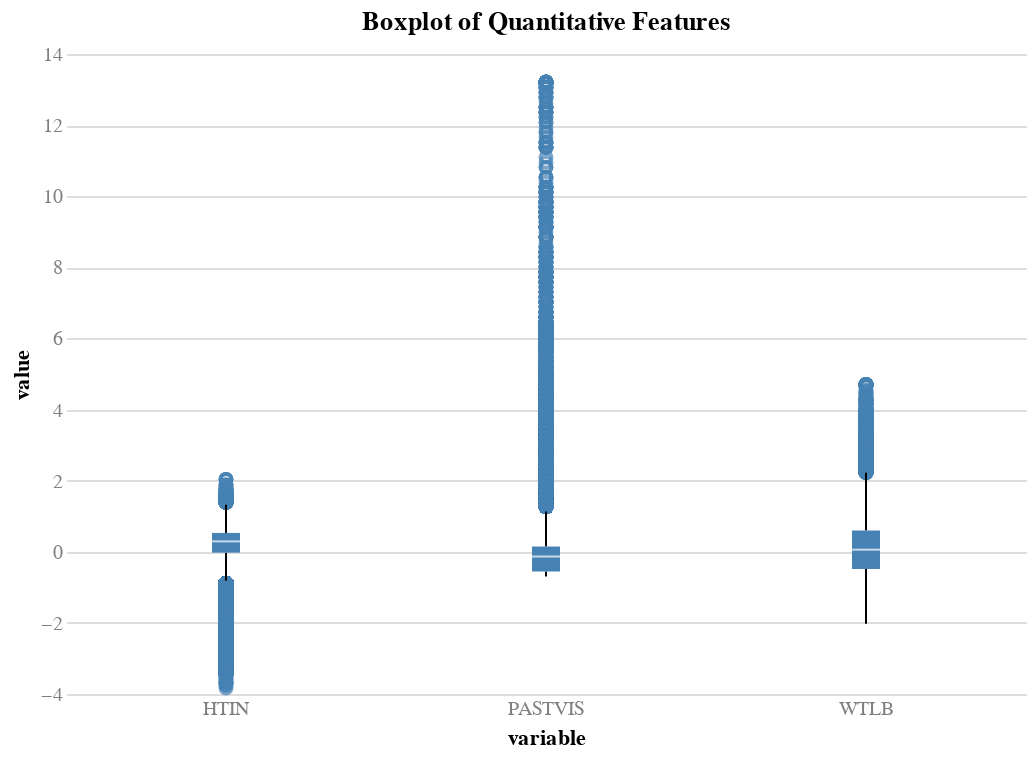

Source (notebook cell):
### Markdown cell above
##### 5.1.1.3 - Logistic Regression - Imputing the missing values - Maximum Likelihood Estimation

### Code cell
# Plot the boxplot for each of the quantitative features in X_train
chart(
    df=X_train[quantitative_features].melt(),
    x='variable:O',
    y='value:Q',
    title='Boxplot of Quantitative Features',
).mark_boxplot().interactive()

### Figure 1 — Vega specification as saved in the notebook (floating-point values rounded to 4 significant figures; data arrays with more than 128 entries replaced by an {"elided": "..."} marker saying what was removed)
{"$schema": "https://vega.github.io/schema/vega/v5.json", "data": [{"name": "source_0"}, {"name": "data_0"}, {"name": "data_1", "values": {"elided": "13215 records"}}, {"name": "data_2"}, {"name": "data_3", "values": [{"lower_box_value": -0.5546, "lower_whisker_value": -0.695, "upper_whisker_value": 1.13, "variable": "PASTVIS"}, {"lower_box_value": -0.02433, "lower_whisker_value": -0.817, "upper_whisker_value": 1.323, "variable": "HTIN"}, {"lower_box_value": -0.4815, "lower_whisker_value": -2.022, "upper_whisker_value": 2.222, "variable": "WTLB"}]}, {"name": "data_4", "values": [{"lower_whisker_value": -0.695, "upper_box_value": 0.1473, "upper_whisker_value": 1.13, "variable": "PASTVIS"}, {"lower_whisker_value": -0.817, "upper_box_value": 0.5306, "upper_whisker_value": 1.323, "variable": "HTIN"}, {"lower_whisker_value": -2.022, "upper_box_value": 0.5997, "upper_whisker_value": 2.222, "variable": "WTLB"}]}, {"name": "data_5"}, {"name": "data_6", "values": [{"lower_box_value": -0.5546, "max_value": 13.2, "mid_box_value": -0.1335, "min_value": -0.695, "upper_box_value": 0.1473, "variable": "PASTVIS"}, {"lower_box_value": -0.02433, "max_value": 2.037, "mid_box_value": 0.2928, "min_value": -3.829, "upper_box_value": 0.5306, "variable": "HTIN"}, {"lower_box_value": -0.4815, "max_value": 4.695, "mid_box_value": 0.0591, "min_value": -2.022, "upper_box_value": 0.5997, "variable": "WTLB"}]}, {"name": "data_7", "values": [{"lower_box_value": -0.5546, "max_value": 13.2, "mid_box_value": -0.1335, "min_value": -0.695, "upper_box_value": 0.1473, "variable": "PASTVIS"}, {"lower_box_value": -0.02433, "max_value": 2.037, "mid_box_value": 0.2928, "min_value": -3.829, "upper_box_value": 0.5306, "variable": "HTIN"}, {"lower_box_value": -0.4815, "max_value": 4.695, "mid_box_value": 0.0591, "min_value": -2.022, "upper_box_value": 0.5997, "variable": "WTLB"}]}, {"name": "data_1_x_domain_variable_0", "values": [{"variable": "PASTVIS"}, {"variable": "HTIN"}, {"variable": "WTLB"}]}, {"name": "data_3_x_domain_variable_1", "values": [{"variable": "PASTVIS"}, {"variable": "HTIN"}, {"variable": "WTLB"}]}, {"name": "data_4_x_domain_variable_2", "values": [{"variable": "PASTVIS"}, {"variable": "HTIN"}, {"variable": "WTLB"}]}, {"name": "data_6_x_domain_variable_3", "values": [{"variable": "PASTVIS"}, {"variable": "HTIN"}, {"variable": "WTLB"}]}, {"name": "data_7_x_domain_variable_4", "values": [{"variable": "PASTVIS"}, {"variable": "HTIN"}, {"variable": "WTLB"}]}], "marks": [{"type": "symbol", "name": "layer_0_layer_0_marks", "from": {"data": "data_1"}, "encode": {"update": {"ariaRoleDescription": {"value": "point"}, "fill": {"value": "transparent"}, "stroke": {"value": "steelblue"}, "y": {"field": "value", "scale": "y"}, "opacity": {"value": 0.7}, "x": {"field": "variable", "scale": "x", "band": 0.5}, "description": {"signal": "\"variable: \" + (isValid(datum[\"variable\"]) ? datum[\"variable\"] : \"\"+datum[\"variable\"]) + \"; value: \" + (format(datum[\"value\"], \"\"))"}}}, "style": ["point", "boxplot-outliers"]}, {"type": "rule", "name": "layer_0_layer_1_layer_0_marks", "from": {"data": "data_3"}, "encode": {"update": {"x": {"field": "variable", "scale": "x", "band": 0.5}, "y2": {"field": "lower_box_value", "scale": "y"}, "tooltip": {"signal": "{\"Upper Whisker of value\": format(datum[\"upper_whisker_value\"], \"\"), \"Lower Whisker of value\": format(datum[\"lower_whisker_value\"], \"\"), \"variable\": isValid(datum[\"variable\"]) ? datum[\"variable\"] : \"\"+datum[\"variable\"]}"}, "stroke": {"value": "black"}, "y": {"field": "lower_whisker_value", "scale": "y"}}}, "style": ["rule", "boxplot-rule"], "aria": false}, {"type": "rule", "name": "layer_0_layer_1_layer_1_marks", "from": {"data": "data_4"}, "encode": {"update": {"y": {"field": "upper_box_value", "scale": "y"}, "stroke": {"value": "black"}, "y2": {"field": "upper_whisker_value", "scale": "y"}, "x": {"field": "variable", "scale": "x", "band": 0.5}, "tooltip": {"signal": "{\"Upper Whisker of value\": format(datum[\"upper_whisker_value\"], \"\"), \"Lower Whisker of value\": format(datum[\"lower_whisker_value\"], \"\"), \"variable\": isValid(datum[\"variable\"]) ? datum[\"variable\"] : \"\"+datum[\"variable\"]}"}}}, "style": ["rule", "boxplot-rule"], "aria": false}, {"type": "rect", "name": "layer_1_layer_0_marks", "from": {"data": "data_6"}, "encode": {"update": {"description": {"signal": "\"variable: \" + (isValid(datum[\"variable\"]) ? datum[\"variable\"] : \"\"+datum[\"variable\"]) + \"; value: \" + (format(datum[\"lower_box_value\"], \"\")) + \"; upper_box_value: \" + (format(datum[\"upper_box_value\"], \"\")) + \"; Max of value: \" + (format(datum[\"max_value\"], \"\")) + \"; Q3 of value: \" + (format(datum[\"upper_box_value\"], \"\")) + \"; Median of value: \" + (format(datum[\"mid_box_value\"], \"\")) + \"; Q1 of value: \" + (format(datum[\"lower_box_value\"], \"\")) + \"; Min of value: \" + (format(datum[\"min_value\"], \"\"))"}, "fill": {"value": "steelblue"}, "y": {"field": "lower_box_value", "scale": "y"}, "y2": {"field": "upper_box_value", "scale": "y"}, "tooltip": {"signal": "{\"Max of value\": format(datum[\"max_value\"], \"\"), \"Q3 of value\": format(datum[\"upper_box_value\"], \"\"), \"Median of value\": format(datum[\"mid_box_value\"], \"\"), \"Q1 of value\": format(datum[\"lower_box_value\"], \"\"), \"Min of value\": format(datum[\"min_value\"], \"\"), \"variable\": isValid(datum[\"variable\"]) ? datum[\"variable\"] : \"\"+datum[\"variable\"]}"}, "width": {"value": 14}, "xc": {"field": "variable", "scale": "x", "band": 0.5}, "ariaRoleDescription": {"value": "box"}}}, "style": ["bar", "boxplot-box"]}, {"type": "rect", "name": "layer_1_layer_1_marks", "from": {"data": "data_7"}, "encode": {"update": {"fill": {"value": "white"}, "xc": {"field": "variable", "scale": "x", "band": 0.5}, "width": {"value": 14}, "opacity": {"value": 0.7}, "tooltip": {"signal": "{\"Max of value\": format(datum[\"max_value\"], \"\"), \"Q3 of value\": format(datum[\"upper_box_value\"], \"\"), \"Median of value\": format(datum[\"mid_box_value\"], \"\"), \"Q1 of value\": format(datum[\"lower_box_value\"], \"\"), \"Min of value\": format(datum[\"min_value\"], \"\"), \"variable\": isValid(datum[\"variable\"]) ? datum[\"variable\"] : \"\"+datum[\"variable\"]}"}, "height": {"value": 1}, "yc": {"field": "mid_box_value", "scale": "y"}}}, "aria": false, "style": ["tick", "boxplot-median"]}], "scales": [{"name": "x", "type": "band", "domain": {"fields": [{"data": "data_1_x_domain_variable_0", "field": "variable"}, {"data": "data_3_x_domain_variable_1", "field": "variable"}, {"data": "data_4_x_domain_variable_2", "field": "variable"}, {"data": "data_6_x_domain_variable_3", "field": "variable"}, {"data": "data_7_x_domain_variable_4", "field": "variable"}], "sort": true}, "range": [0, {"signal": "width"}], "paddingOuter": 0, "paddingInner": 0}, {"name": "y", "type": "linear", "domain": {"fields": [{"data": "data_1", "field": "value"}, {"data": "data_3", "field": "lower_whisker_value"}, {"data": "data_3", "field": "lower_box_value"}, {"data": "data_4", "field": "upper_box_value"}, {"data": "data_4", "field": "upper_whisker_value"}, {"data": "data_6", "field": "lower_box_value"}, {"data": "data_6", "field": "upper_box_value"}, {"data": "data_7", "field": "mid_box_value"}]}, "range": [{"signal": "height"}, 0], "nice": true, "zero": true}], "axes": [{"scale": "y", "labels": false, "gridScale": "x", "aria": false, "maxExtent": 0, "minExtent": 0, "orient": "left", "tickCount": {"signal": "ceil(height/40)"}, "ticks": false, "zindex": 0, "grid": true, "domain": false}, {"scale": "x", "grid": false, "labelBaseline": "top", "orient": "bottom", "zindex": 0, "title": "variable"}, {"scale": "y", "title": "value", "labelOverlap": true, "grid": false, "tickCount": {"signal": "ceil(height/40)"}, "orient": "left", "labelAlign": "right", "zindex": 0}], "title": {"text": "Boxplot of Quantitative Features", "frame": "group"}, "config": {"axis": {"domain": false, "labelAngle": 0, "labelColor": "gray", "labelFontSize": 10, "ticks": false}, "style": {"guide-label": {"font": "Helvetica Neue"}, "guide-title": {"font": "Helvetica Neue"}, "group-title": {"font": "Helvetica Neue"}, "group-subtitle": {"font": "Helvetica Neue"}, "cell": {"stroke": null}, "text": {"font": "Helvetica Neue"}}}, "padding": 5, "height": 320, "background": "white", "style": "cell", "width": 480}
